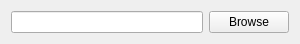
<ui version="4.0" >
 <class>Sys_Filechooser_Dia</class>
 <widget class="QWidget" name="Sys_Filechooser_Dia" >
  <property name="geometry" >
   <rect>
    <x>0</x>
    <y>0</y>
    <width>300</width>
    <height>44</height>
   </rect>
  </property>
  <property name="sizePolicy" >
   <sizepolicy vsizetype="MinimumExpanding" hsizetype="MinimumExpanding" >
    <horstretch>0</horstretch>
    <verstretch>0</verstretch>
   </sizepolicy>
  </property>
  <property name="minimumSize" >
   <size>
    <width>300</width>
    <height>40</height>
   </size>
  </property>
  <property name="maximumSize" >
   <size>
    <width>474</width>
    <height>50</height>
   </size>
  </property>
  <property name="windowTitle" >
   <string>Form</string>
  </property>
  <layout class="QGridLayout" >
   <item row="0" column="0" >
    <layout class="QHBoxLayout" >
     <item>
      <widget class="QLineEdit" name="fileLineEdit" />
     </item>
     <item>
      <widget class="QPushButton" name="browseButton" >
       <property name="text" >
        <string>Browse</string>
       </property>
      </widget>
     </item>
    </layout>
   </item>
  </layout>
 </widget>
 <resources/>
 <connections/>
</ui>
